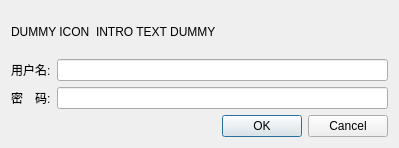
<?xml version="1.0" encoding="UTF-8"?>
<ui version="4.0">
 <class>PasswordDialog</class>
 <widget class="QDialog" name="PasswordDialog">
  <property name="geometry">
   <rect>
    <x>0</x>
    <y>0</y>
    <width>399</width>
    <height>148</height>
   </rect>
  </property>
  <property name="windowTitle">
   <string>需要认证</string>
  </property>
  <layout class="QGridLayout" name="gridLayout">
   <item row="0" column="0" colspan="2">
    <layout class="QHBoxLayout">
     <item>
      <widget class="QLabel" name="iconLabel">
       <property name="text">
        <string>DUMMY ICON</string>
       </property>
      </widget>
     </item>
     <item>
      <widget class="QLabel" name="introLabel">
       <property name="sizePolicy">
        <sizepolicy hsizetype="MinimumExpanding" vsizetype="MinimumExpanding">
         <horstretch>0</horstretch>
         <verstretch>0</verstretch>
        </sizepolicy>
       </property>
       <property name="text">
        <string>INTRO TEXT DUMMY</string>
       </property>
      </widget>
     </item>
    </layout>
   </item>
   <item row="1" column="0">
    <widget class="QLabel" name="label">
     <property name="text">
      <string>用户名:</string>
     </property>
    </widget>
   </item>
   <item row="1" column="1">
    <widget class="QLineEdit" name="userNameLineEdit"/>
   </item>
   <item row="2" column="0">
    <widget class="QLabel" name="lblPassword">
     <property name="text">
      <string>密　码:</string>
     </property>
    </widget>
   </item>
   <item row="2" column="1">
    <widget class="QLineEdit" name="passwordLineEdit">
     <property name="echoMode">
      <enum>QLineEdit::Password</enum>
     </property>
    </widget>
   </item>
   <item row="3" column="0" colspan="2">
    <widget class="QDialogButtonBox" name="buttonBox">
     <property name="orientation">
      <enum>Qt::Horizontal</enum>
     </property>
     <property name="standardButtons">
      <set>QDialogButtonBox::Cancel|QDialogButtonBox::Ok</set>
     </property>
    </widget>
   </item>
  </layout>
 </widget>
 <resources/>
 <connections>
  <connection>
   <sender>buttonBox</sender>
   <signal>accepted()</signal>
   <receiver>PasswordDialog</receiver>
   <slot>accept()</slot>
   <hints>
    <hint type="sourcelabel">
     <x>248</x>
     <y>254</y>
    </hint>
    <hint type="destinationlabel">
     <x>157</x>
     <y>274</y>
    </hint>
   </hints>
  </connection>
  <connection>
   <sender>buttonBox</sender>
   <signal>rejected()</signal>
   <receiver>PasswordDialog</receiver>
   <slot>reject()</slot>
   <hints>
    <hint type="sourcelabel">
     <x>316</x>
     <y>260</y>
    </hint>
    <hint type="destinationlabel">
     <x>286</x>
     <y>274</y>
    </hint>
   </hints>
  </connection>
 </connections>
</ui>
